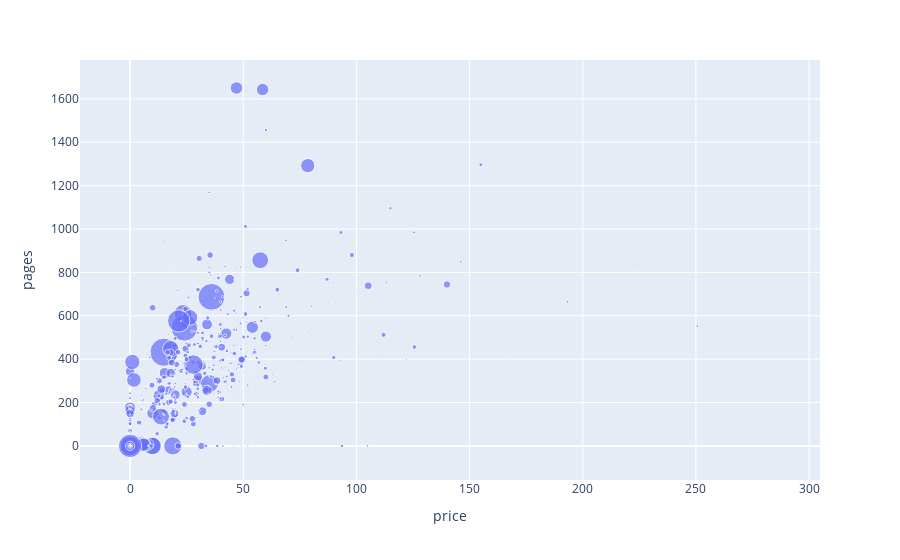

Notebook code for this chart:
### Code cell
px.scatter(df_price_cleaned, x="price", y="pages", size="n_reviews")

### Figure 1 — Plotly figure (JSON) as saved in the notebook; plotly's stock layout.template omitted (floating-point values rounded to 4 significant figures; data arrays with more than 128 entries replaced by an {"elided": "..."} marker saying what was removed)
{"data": [{"hovertemplate": "price=%{x}<br>pages=%{y}<br>n_reviews=%{marker.size}<extra></extra>", "legendgroup": "", "marker": {"color": "#636efa", "size": {"elided": "826 int values"}, "sizemode": "area", "sizeref": 22.05, "symbol": "circle"}, "mode": "markers", "name": "", "orientation": "v", "showlegend": false, "type": "scatter", "x": {"elided": "826 float values"}, "xaxis": "x", "y": {"elided": "826 int values"}, "yaxis": "y"}], "layout": {"legend": {"itemsizing": "constant", "tracegroupgap": 0}, "margin": {"t": 60}, "xaxis": {"anchor": "y", "domain": [0, 1], "title": {"text": "price"}}, "yaxis": {"anchor": "x", "domain": [0, 1], "title": {"text": "pages"}}}}
